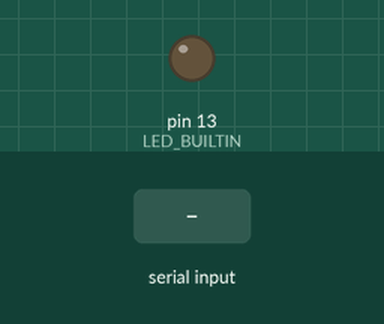
This sketch was run on a simulated Arduino Uno, built with avr-gcc and run on an emulated ATmega328P. On the bench: output pins drawn as LEDs (lit = HIGH). The inputs (shaded band) are chosen by the test bench.

Above: at 1.2 s.
1.3 s: "e" received over Serial
At 2.3 s:
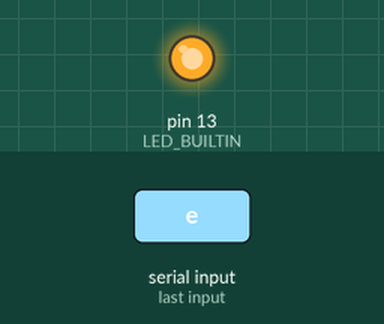
2.8 s: "a" received over Serial
At 3.5 s:
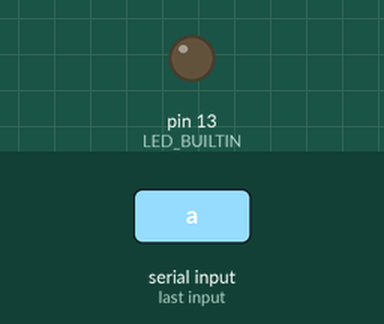
Timing chart, 0 to 5.8 s (numbered marks = the images above; inputs shaded):
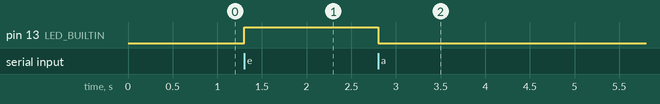

The sketch:

02_LEDOnOff_Usart.ino
```cpp
bool sendFlag = false;

void rts();

void setup() {
Serial.begin(115200);
pinMode(LED_BUILTIN,OUTPUT);
}

void loop() {

  if(Serial.available()>0){
    sendFlag = true;
  }
  if(sendFlag){
    char data = Serial.read();
    if(data == 'e'){
      digitalWrite(LED_BUILTIN,1);
      sendFlag = false;
    }
    else if (data == 'a'){
      digitalWrite(LED_BUILTIN,0);
      sendFlag = false;
    }
  }
}
```

Measured:
- after the input at 1.3 s, pin 13 (LED_BUILTIN): LOW → HIGH at once
- after the input at 2.8 s, pin 13 (LED_BUILTIN): HIGH → LOW at once
